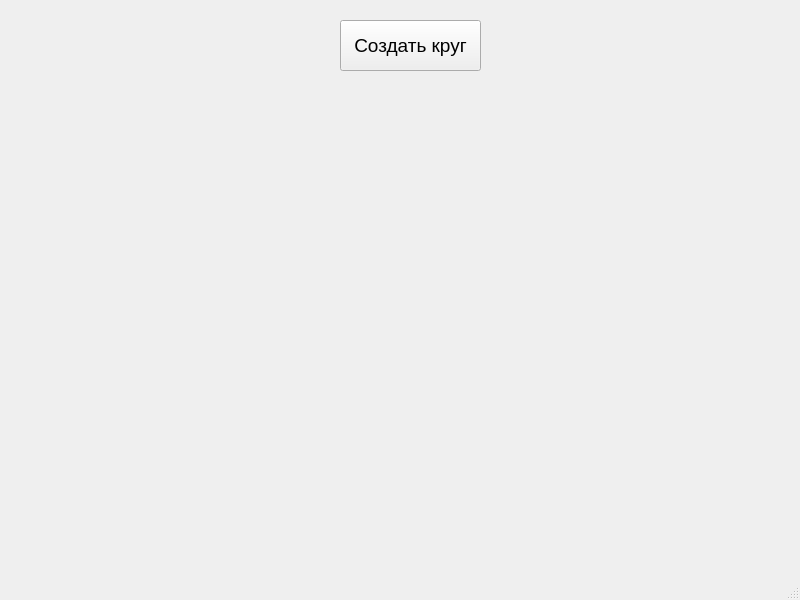
<?xml version="1.0" encoding="UTF-8"?>
<ui version="4.0">
 <class>MainWindow</class>
 <widget class="QMainWindow" name="MainWindow">
  <property name="geometry">
   <rect>
    <x>0</x>
    <y>0</y>
    <width>800</width>
    <height>600</height>
   </rect>
  </property>
  <property name="windowTitle">
   <string>MainWindow</string>
  </property>
  <widget class="QWidget" name="centralwidget">
   <widget class="QPushButton" name="createButton">
    <property name="geometry">
     <rect>
      <x>340</x>
      <y>20</y>
      <width>141</width>
      <height>51</height>
     </rect>
    </property>
    <property name="font">
     <font>
      <pointsize>14</pointsize>
     </font>
    </property>
    <property name="text">
     <string>Создать круг</string>
    </property>
   </widget>
  </widget>
  <widget class="QMenuBar" name="menubar">
   <property name="geometry">
    <rect>
     <x>0</x>
     <y>0</y>
     <width>800</width>
     <height>21</height>
    </rect>
   </property>
  </widget>
  <widget class="QStatusBar" name="statusbar"/>
 </widget>
 <resources/>
 <connections/>
</ui>
